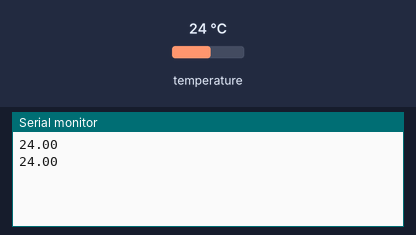
A sketch run on a simulated Arduino Uno, built with avr-gcc and run on an emulated ATmega328P. Parts: the last lines printed to the serial monitor. The inputs (shaded band) are chosen by the test bench; at power-on: temperature 24 °C.

Above: at 2.4 s.
2.5 s: temperature set to 12 °C
At 2.5 s:
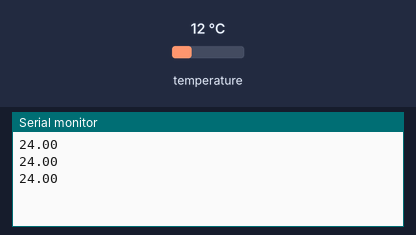
4.0 s: temperature set to 19 °C
At 4.7 s:
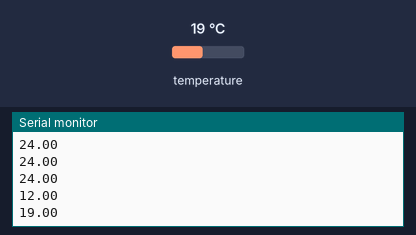
Timing chart, 0 to 7.0 s (numbered marks = the images above; inputs shaded):
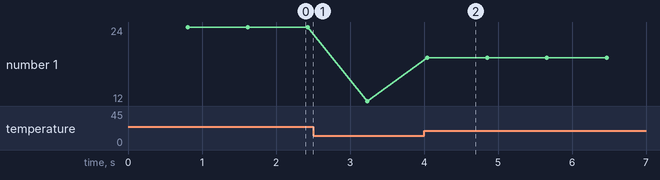

The sketch:

temperature_sans_librairie_Dallas.ino
```cpp
/* Dépendance pour le bus 1-Wire */
#include <OneWire.h>


/* Broche du bus 1-Wire */
const byte BROCHE_ONEWIRE = 10;
/* Création de l'objet OneWire pour manipuler le bus 1-Wire */
OneWire ds(BROCHE_ONEWIRE);

//déclarer l'adresse du capteur (temprature d'eau)
byte addrtempeau [8] = {0x28, 0xFF, 0x60, 0x26, 0x92, 0x16, 0x05, 0x3E };


byte datatempeau[9];    //le tableau pour stocker les données envoyées par le capteur
float tempeau;    //un float pour stocker la température un fois convertie


void setup ()
{
  Serial.begin (9600);    //innitialiser la communication série
}

void loop ()
{
  ds.reset();    //reset du bus 1-wire
  ds.select (addrtempeau);    //selection de la sonde DS18B20 par son addresse
  ds.write (0x44, 1);    //demande à la sonde une prise de mesure (conversion)
  delay (800);      //attend que la sonde ait fait sa mesure

  ds.reset();    //reset du bus 1-wire
  ds.select (addrtempeau);    //selection de la sonde DS18B20 par son addresse
  ds.write (0xBE);    //demande à la sonde la lecture du scratchpad


  //on stocke chacun des octets dans le tableau data
  for (byte i=0; i<9; i++)
  {
    datatempeau[i] = ds.read();
  }


  //on reprend les deux premiers octets et on les convertit en une température en degrés celsius
  tempeau = ((datatempeau[1] << 8 | datatempeau[0]) * 0.0625);

  Serial.println (tempeau);    //on affiche la température sur le moniteur série

}
```

Measured:
- after the input at 4.0 s, the serial monitor: prints a new line at once (image 2)
- plotted number 1: 24 → 12 after the input at 2.5 s, 12 → 19 after the input at 4.0 s
